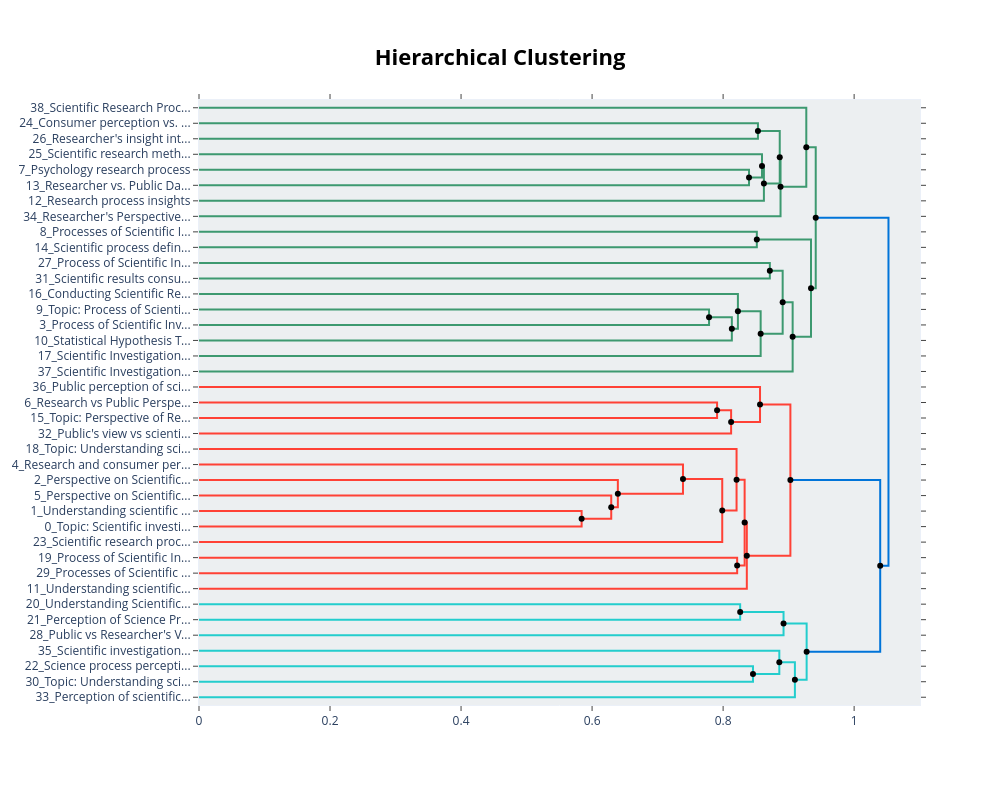

The notebook cell this image was saved under:
### Code cell
q1_hierarchical_topics = q1_topic_model.hierarchical_topics(df.iloc[:, 13].dropna().astype(str).tolist())
q1_topic_model.visualize_hierarchy(hierarchical_topics=q1_hierarchical_topics)

### Figure 1 — Plotly figure (JSON) as saved in the notebook; plotly's stock layout.template omitted (floating-point values rounded to 4 significant figures)
{"data": [{"hoverinfo": "text", "marker": {"color": "rgb(61,153,112)"}, "mode": "lines", "text": ["Consumer perception vs. researcher process", "", "", "Researcher's insight into experiment design"], "type": "scatter", "x": [0.0, 0.8532, 0.8532, 0.0], "xaxis": "x", "y": [-15.0, -15.0, -25.0, -25.0], "yaxis": "y"}, {"hoverinfo": "text", "marker": {"color": "rgb(61,153,112)"}, "mode": "lines", "text": ["Psychology research process", "", "", "Researcher vs. Public Data Perception"], "type": "scatter", "x": [0.0, 0.8396, 0.8396, 0.0], "xaxis": "x", "y": [-45.0, -45.0, -55.0, -55.0], "yaxis": "y"}, {"hoverinfo": "text", "marker": {"color": "rgb(61,153,112)"}, "mode": "lines", "text": ["Scientific research methods", "", "", "Scientific research perspective contrasted"], "type": "scatter", "x": [0.0, 0.8594, 0.8594, 0.8396], "xaxis": "x", "y": [-35.0, -35.0, -50.0, -50.0], "yaxis": "y"}, {"hoverinfo": "text", "marker": {"color": "rgb(61,153,112)"}, "mode": "lines", "text": ["Perception of Science by Public versus Researchers", "", "", "Research process insights"], "type": "scatter", "x": [0.8594, 0.8623, 0.8623, 0.0], "xaxis": "x", "y": [-42.5, -42.5, -65.0, -65.0], "yaxis": "y"}, {"hoverinfo": "text", "marker": {"color": "rgb(61,153,112)"}, "mode": "lines", "text": ["Bias in experiment design", "", "", "Public perception vs research process"], "type": "scatter", "x": [0.8532, 0.8864, 0.8864, 0.8623], "xaxis": "x", "y": [-20.0, -20.0, -53.75, -53.75], "yaxis": "y"}, {"hoverinfo": "text", "marker": {"color": "rgb(61,153,112)"}, "mode": "lines", "text": ["Researcher vs. Public Perspective on Science", "", "", "Researcher's Perspective on Scientific Process"], "type": "scatter", "x": [0.8864, 0.8877, 0.8877, 0.0], "xaxis": "x", "y": [-36.88, -36.88, -75.0, -75.0], "yaxis": "y"}, {"hoverinfo": "text", "marker": {"color": "rgb(61,153,112)"}, "mode": "lines", "text": ["Scientific Research Process", "", "", "Scientific investigation processes"], "type": "scatter", "x": [0.0, 0.927, 0.927, 0.8877], "xaxis": "x", "y": [-5.0, -5.0, -55.94, -55.94], "yaxis": "y"}, {"hoverinfo": "text", "marker": {"color": "rgb(61,153,112)"}, "mode": "lines", "text": ["Processes of Scientific Investigation", "", "", "Scientific process definition"], "type": "scatter", "x": [0.0, 0.8515, 0.8515, 0.0], "xaxis": "x", "y": [-85.0, -85.0, -95.0, -95.0], "yaxis": "y"}, {"hoverinfo": "text", "marker": {"color": "rgb(61,153,112)"}, "mode": "lines", "text": ["Process of Scientific Investigation", "", "", "Scientific results consumption vs. production"], "type": "scatter", "x": [0.0, 0.8713, 0.8713, 0.0], "xaxis": "x", "y": [-105.0, -105.0, -115.0, -115.0], "yaxis": "y"}, {"hoverinfo": "text", "marker": {"color": "rgb(61,153,112)"}, "mode": "lines", "text": ["Topic: Process of Scientific Investigation", "", "", "Process of Scientific Investigation"], "type": "scatter", "x": [0.0, 0.7785, 0.7785, 0.0], "xaxis": "x", "y": [-135.0, -135.0, -145.0, -145.0], "yaxis": "y"}, {"hoverinfo": "text", "marker": {"color": "rgb(61,153,112)"}, "mode": "lines", "text": ["Topic: Scientific Investigation Process", "", "", "Statistical Hypothesis Testing Process"], "type": "scatter", "x": [0.7785, 0.8133, 0.8133, 0.0], "xaxis": "x", "y": [-140.0, -140.0, -155.0, -155.0], "yaxis": "y"}, {"hoverinfo": "text", "marker": {"color": "rgb(61,153,112)"}, "mode": "lines", "text": ["Conducting Scientific Research", "", "", "Scientific investigation process"], "type": "scatter", "x": [0.0, 0.8226, 0.8226, 0.8133], "xaxis": "x", "y": [-125.0, -125.0, -147.5, -147.5], "yaxis": "y"}, {"hoverinfo": "text", "marker": {"color": "rgb(61,153,112)"}, "mode": "lines", "text": ["Scientific Method Process", "", "", "Scientific Investigation Procedure"], "type": "scatter", "x": [0.8226, 0.8573, 0.8573, 0.0], "xaxis": "x", "y": [-136.2, -136.2, -165.0, -165.0], "yaxis": "y"}, {"hoverinfo": "text", "marker": {"color": "rgb(61,153,112)"}, "mode": "lines", "text": ["Topic: Scientific Investigation Processes", "", "", "Topic: Scientific investigation methodology"], "type": "scatter", "x": [0.8713, 0.8909, 0.8909, 0.8573], "xaxis": "x", "y": [-110.0, -110.0, -150.6, -150.6], "yaxis": "y"}, {"hoverinfo": "text", "marker": {"color": "rgb(61,153,112)"}, "mode": "lines", "text": ["Scientific investigation process", "", "", "Scientific Investigation Process"], "type": "scatter", "x": [0.8909, 0.9061, 0.9061, 0.0], "xaxis": "x", "y": [-130.3, -130.3, -175.0, -175.0], "yaxis": "y"}, {"hoverinfo": "text", "marker": {"color": "rgb(61,153,112)"}, "mode": "lines", "text": ["Scientific Investigation Processes", "", "", "Scientific investigation process"], "type": "scatter", "x": [0.8515, 0.9342, 0.9342, 0.9061], "xaxis": "x", "y": [-90.0, -90.0, -152.7, -152.7], "yaxis": "y"}, {"hoverinfo": "text", "marker": {"color": "rgb(61,153,112)"}, "mode": "lines", "text": ["Scientific investigation process", "", "", "Topic: Scientific investigation process"], "type": "scatter", "x": [0.927, 0.9414, 0.9414, 0.9342], "xaxis": "x", "y": [-30.47, -30.47, -121.3, -121.3], "yaxis": "y"}, {"hoverinfo": "text", "marker": {"color": "rgb(255,65,54)"}, "mode": "lines", "text": ["Research vs Public Perspective on Data Analysis", "", "", "Topic: Perspective of Research vs. General Public"], "type": "scatter", "x": [0.0, 0.7908, 0.7908, 0.0], "xaxis": "x", "y": [-195.0, -195.0, -205.0, -205.0], "yaxis": "y"}, {"hoverinfo": "text", "marker": {"color": "rgb(255,65,54)"}, "mode": "lines", "text": ["Topic: Perspective of Research vs. General Public", "", "", "Public's view vs scientist's method in investigation"], "type": "scatter", "x": [0.7908, 0.8122, 0.8122, 0.0], "xaxis": "x", "y": [-200.0, -200.0, -215.0, -215.0], "yaxis": "y"}, {"hoverinfo": "text", "marker": {"color": "rgb(255,65,54)"}, "mode": "lines", "text": ["Public perception of scientific investigation", "", "", "Topic: Perspective on scientific research"], "type": "scatter", "x": [0.0, 0.8563, 0.8563, 0.8122], "xaxis": "x", "y": [-185.0, -185.0, -207.5, -207.5], "yaxis": "y"}, {"hoverinfo": "text", "marker": {"color": "rgb(255,65,54)"}, "mode": "lines", "text": ["Understanding scientific investigation", "", "", "Topic: Scientific investigation process"], "type": "scatter", "x": [0.0, 0.584, 0.584, 0.0], "xaxis": "x", "y": [-265.0, -265.0, -275.0, -275.0], "yaxis": "y"}, {"hoverinfo": "text", "marker": {"color": "rgb(255,65,54)"}, "mode": "lines", "text": ["Perspective on Scientific Investigation", "", "", "Topic: Perspectives on Scientific Investigation"], "type": "scatter", "x": [0.0, 0.6292, 0.6292, 0.584], "xaxis": "x", "y": [-255.0, -255.0, -270.0, -270.0], "yaxis": "y"}, {"hoverinfo": "text", "marker": {"color": "rgb(255,65,54)"}, "mode": "lines", "text": ["Perspective on Scientific Process", "", "", "Topic: Scientific Research Process"], "type": "scatter", "x": [0.0, 0.6393, 0.6393, 0.6292], "xaxis": "x", "y": [-245.0, -245.0, -262.5, -262.5], "yaxis": "y"}, {"hoverinfo": "text", "marker": {"color": "rgb(255,65,54)"}, "mode": "lines", "text": ["Research and consumer perspectives", "", "", "Scientific Investigation Process"], "type": "scatter", "x": [0.0, 0.7388, 0.7388, 0.6393], "xaxis": "x", "y": [-235.0, -235.0, -253.8, -253.8], "yaxis": "y"}, {"hoverinfo": "text", "marker": {"color": "rgb(255,65,54)"}, "mode": "lines", "text": ["Scientific investigation process", "", "", "Scientific research process"], "type": "scatter", "x": [0.7388, 0.7987, 0.7987, 0.0], "xaxis": "x", "y": [-244.4, -244.4, -285.0, -285.0], "yaxis": "y"}, {"hoverinfo": "text", "marker": {"color": "rgb(255,65,54)"}, "mode": "lines", "text": ["Topic: Understanding scientific investigation", "", "", "Topic: Scientific investigation process"], "type": "scatter", "x": [0.0, 0.8205, 0.8205, 0.7987], "xaxis": "x", "y": [-225.0, -225.0, -264.7, -264.7], "yaxis": "y"}, {"hoverinfo": "text", "marker": {"color": "rgb(255,65,54)"}, "mode": "lines", "text": ["Process of Scientific Investigation", "", "", "Processes of Scientific Investigation - Public vs Researcher Perspective"], "type": "scatter", "x": [0.0, 0.8214, 0.8214, 0.0], "xaxis": "x", "y": [-295.0, -295.0, -305.0, -305.0], "yaxis": "y"}, {"hoverinfo": "text", "marker": {"color": "rgb(255,65,54)"}, "mode": "lines", "text": ["Perspective on Scientific Investigation", "", "", "Process of Scientific Investigation"], "type": "scatter", "x": [0.8205, 0.8328, 0.8328, 0.8214], "xaxis": "x", "y": [-244.8, -244.8, -300.0, -300.0], "yaxis": "y"}, {"hoverinfo": "text", "marker": {"color": "rgb(255,65,54)"}, "mode": "lines", "text": ["Topic: Scientific process perception gap", "", "", "Understanding scientific investigation"], "type": "scatter", "x": [0.8328, 0.8362, 0.8362, 0.0], "xaxis": "x", "y": [-272.4, -272.4, -315.0, -315.0], "yaxis": "y"}, {"hoverinfo": "text", "marker": {"color": "rgb(255,65,54)"}, "mode": "lines", "text": ["Topic: Public vs. Researcher Perspective of Scientific Investigation", "", "", "Perspective on Scientific Investigation"], "type": "scatter", "x": [0.8563, 0.9027, 0.9027, 0.8362], "xaxis": "x", "y": [-196.2, -196.2, -293.7, -293.7], "yaxis": "y"}, {"hoverinfo": "text", "marker": {"color": "rgb(35,205,205)"}, "mode": "lines", "text": ["Understanding Scientific Process", "", "", "Perception of Science Process"], "type": "scatter", "x": [0.0, 0.826, 0.826, 0.0], "xaxis": "x", "y": [-325.0, -325.0, -335.0, -335.0], "yaxis": "y"}, {"hoverinfo": "text", "marker": {"color": "rgb(35,205,205)"}, "mode": "lines", "text": ["Topic: Perception vs Process of Science", "", "", "Public vs Researcher's View of Scientific Process"], "type": "scatter", "x": [0.826, 0.8922, 0.8922, 0.0], "xaxis": "x", "y": [-330.0, -330.0, -345.0, -345.0], "yaxis": "y"}, {"hoverinfo": "text", "marker": {"color": "rgb(35,205,205)"}, "mode": "lines", "text": ["Science process perception gap", "", "", "Topic: Understanding science's iterative process"], "type": "scatter", "x": [0.0, 0.8456, 0.8456, 0.0], "xaxis": "x", "y": [-365.0, -365.0, -375.0, -375.0], "yaxis": "y"}, {"hoverinfo": "text", "marker": {"color": "rgb(35,205,205)"}, "mode": "lines", "text": ["Scientific investigation process", "", "", "Perspectives of Science Processes"], "type": "scatter", "x": [0.0, 0.8858, 0.8858, 0.8456], "xaxis": "x", "y": [-355.0, -355.0, -370.0, -370.0], "yaxis": "y"}, {"hoverinfo": "text", "marker": {"color": "rgb(35,205,205)"}, "mode": "lines", "text": ["Sciences' iterative process vs public perception", "", "", "Perception of scientific results"], "type": "scatter", "x": [0.8858, 0.9096, 0.9096, 0.0], "xaxis": "x", "y": [-362.5, -362.5, -385.0, -385.0], "yaxis": "y"}, {"hoverinfo": "text", "marker": {"color": "rgb(35,205,205)"}, "mode": "lines", "text": ["Process of science vs. public perception", "", "", "Science perception gaps"], "type": "scatter", "x": [0.8922, 0.9275, 0.9275, 0.9096], "xaxis": "x", "y": [-337.5, -337.5, -373.8, -373.8], "yaxis": "y"}, {"hoverinfo": "text", "marker": {"color": "rgb(0,116,217)"}, "mode": "lines", "text": ["Perspectives on Scientific Investigation", "", "", "Perception of Scientific Process"], "type": "scatter", "x": [0.9027, 1.04, 1.04, 0.9275], "xaxis": "x", "y": [-245.0, -245.0, -355.6, -355.6], "yaxis": "y"}, {"hoverinfo": "text", "marker": {"color": "rgb(0,116,217)"}, "mode": "lines", "text": ["Scientific investigation process", "", "", "Perspective of scientific process"], "type": "scatter", "x": [0.9414, 1.052, 1.052, 1.04], "xaxis": "x", "y": [-75.9, -75.9, -300.3, -300.3], "yaxis": "y"}, {"hoverinfo": "text", "hovertext": ["Perception of Science by Public versus Researchers", "Bias in experiment design", "Researcher vs. Public Perspective on Science", "Topic: Scientific Investigation Process", "Scientific Method Process", "Topic: Scientific Investigation Processes", "Scientific investigation process", "Scientific Investigation Processes", "Scientific investigation process", "Topic: Perspective of Research vs. General Public", "Scientific investigation process", "Perspective on Scientific Investigation", "Topic: Scientific process perception gap", "Topic: Public vs. Researcher Perspective of Scientific Investigation", "Topic: Perception vs Process of Science", "Sciences' iterative process vs public perception", "Process of science vs. public perception", "Perspectives on Scientific Investigation", "Scientific investigation process"], "marker": {"color": "black"}, "mode": "markers", "showlegend": false, "type": "scatter", "x": [0.8594, 0.8532, 0.8864, 0.7785, 0.8226, 0.8713, 0.8909, 0.8515, 0.927, 0.7908, 0.7388, 0.8205, 0.8328, 0.8563, 0.826, 0.8858, 0.8922, 0.9027, 0.9414], "y": [-42.5, -20, -36.88, -140, -136.2, -110, -130.3, -90, -30.47, -200, -244.4, -244.8, -272.4, -196.2, -330, -362.5, -337.5, -245.0, -75.9]}, {"hoverinfo": "text", "hovertext": ["Scientific research perspective contrasted", "Public perception vs research process", "Scientific investigation processes", "Scientific investigation process", "Topic: Scientific investigation methodology", "Scientific investigation process", "Topic: Scientific investigation process", "Topic: Perspective on scientific research", "Topic: Perspectives on Scientific Investigation", "Topic: Scientific Research Process", "Scientific Investigation Process", "Topic: Scientific investigation process", "Process of Scientific Investigation", "Perspective on Scientific Investigation", "Perspectives of Science Processes", "Science perception gaps", "Perception of Scientific Process", "Perspective of scientific process"], "marker": {"color": "black"}, "mode": "markers", "showlegend": false, "type": "scatter", "x": [0.8396, 0.8623, 0.8877, 0.8133, 0.8573, 0.9061, 0.9342, 0.8122, 0.584, 0.6292, 0.6393, 0.7987, 0.8214, 0.8362, 0.8456, 0.9096, 0.9275, 1.04], "y": [-50, -53.75, -55.94, -147.5, -150.6, -152.7, -121.3, -207.5, -270, -262.5, -253.8, -264.7, -300, -293.7, -370, -373.8, -355.6, -300.3]}], "layout": {"autosize": false, "height": 785, "hoverlabel": {"bgcolor": "white", "font": {"family": "Rockwell", "size": 16}}, "hovermode": "closest", "plot_bgcolor": "#ECEFF1", "showlegend": false, "title": {"font": {"color": "Black", "size": 22}, "text": "<b>Hierarchical Clustering</b>", "x": 0.5, "xanchor": "center", "yanchor": "top"}, "width": 1000, "xaxis": {"mirror": "allticks", "rangemode": "tozero", "showgrid": false, "showline": true, "showticklabels": true, "ticks": "outside", "type": "linear", "zeroline": false}, "yaxis": {"mirror": "allticks", "range": [-390, 0], "rangemode": "tozero", "showgrid": false, "showline": true, "showticklabels": true, "tickmode": "array", "ticks": "outside", "ticktext": ["38_Scientific Research Proc...", "24_Consumer perception vs. ...", "26_Researcher's insight int...", "25_Scientific research meth...", "7_Psychology research process", "13_Researcher vs. Public Da...", "12_Research process insights", "34_Researcher's Perspective...", "8_Processes of Scientific I...", "14_Scientific process defin...", "27_Process of Scientific In...", "31_Scientific results consu...", "16_Conducting Scientific Re...", "9_Topic: Process of Scienti...", "3_Process of Scientific Inv...", "10_Statistical Hypothesis T...", "17_Scientific Investigation...", "37_Scientific Investigation...", "36_Public perception of sci...", "6_Research vs Public Perspe...", "15_Topic: Perspective of Re...", "32_Public's view vs scienti...", "18_Topic: Understanding sci...", "4_Research and consumer per...", "2_Perspective on Scientific...", "5_Perspective on Scientific...", "1_Understanding scientific ...", "0_Topic: Scientific investi...", "23_Scientific research proc...", "19_Process of Scientific In...", "29_Processes of Scientific ...", "11_Understanding scientific...", "20_Understanding Scientific...", "21_Perception of Science Pr...", "28_Public vs Researcher's V...", "35_Scientific investigation...", "22_Science process percepti...", "30_Topic: Understanding sci...", "33_Perception of scientific..."], "tickvals": [-5, -15, -25, -35, -45, -55, -65, -75, -85, -95, -105, -115, -125, -135, -145, -155, -165, -175, -185, -195, -205, -215, -225, -235, -245, -255, -265, -275, -285, -295, -305, -315, -325, -335, -345, -355, -365, -375, -385], "type": "linear", "zeroline": false}}}
